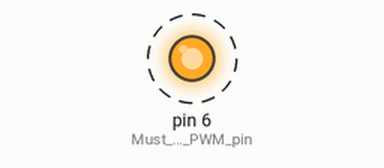
Recording of a sketch running on a simulated Arduino Uno, built with avr-gcc and run on an emulated ATmega328P. On the bench: output pins drawn as LEDs (lit = HIGH). Dashed ring = blinking. What the sketch prints to the serial monitor is not drawn.

Above: at 0.15 s.
Timing chart, 0 to 3.0 s (numbered marks = the images above):
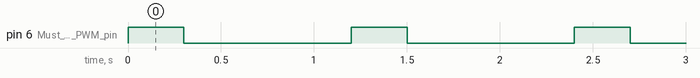

The sketch:

EMTurnOnTest.ino
```cpp
void setup() {
    pinMode( 6 , OUTPUT);  // Must be a PWM pin
  analogWrite( 6 , 0 );  // 60% duty cycle
  Serial.begin(9600);
}

void loop() {
int x;

//for( x = 0 ; x < 154 ; x+=1 ) {
//Serial.println(x);
analogWrite( 6 , 255 );
delay(300);
//}

analogWrite( 6 , 0 );
Serial.println("--------------OFF");
delay(900);
}
```

Measured:
- by itself, pin 6 (Must_be_a_PWM_pin): alternates HIGH for 0.30 s and LOW for 0.90 s
